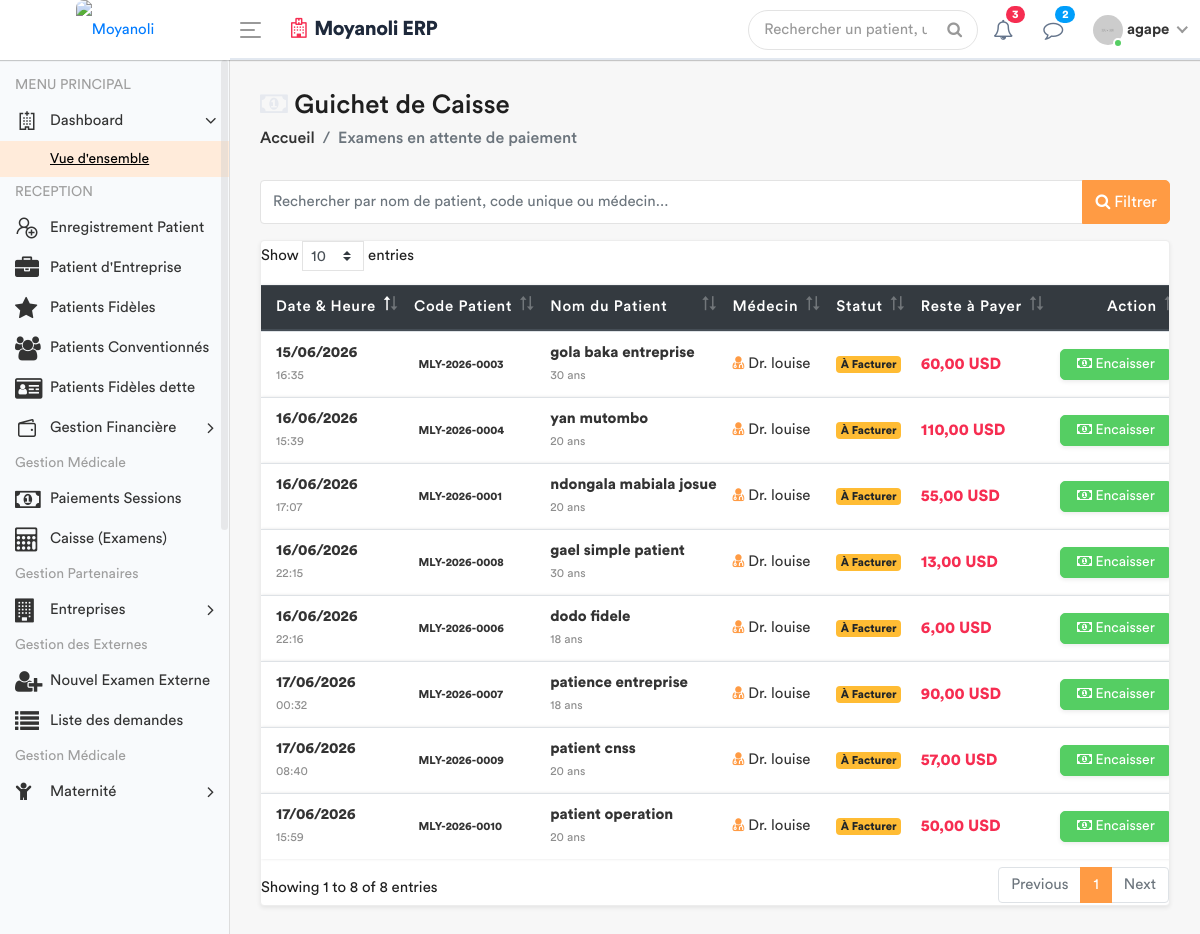
Page /caisse/file-d-attente/ (signed in) on the earlier database version.
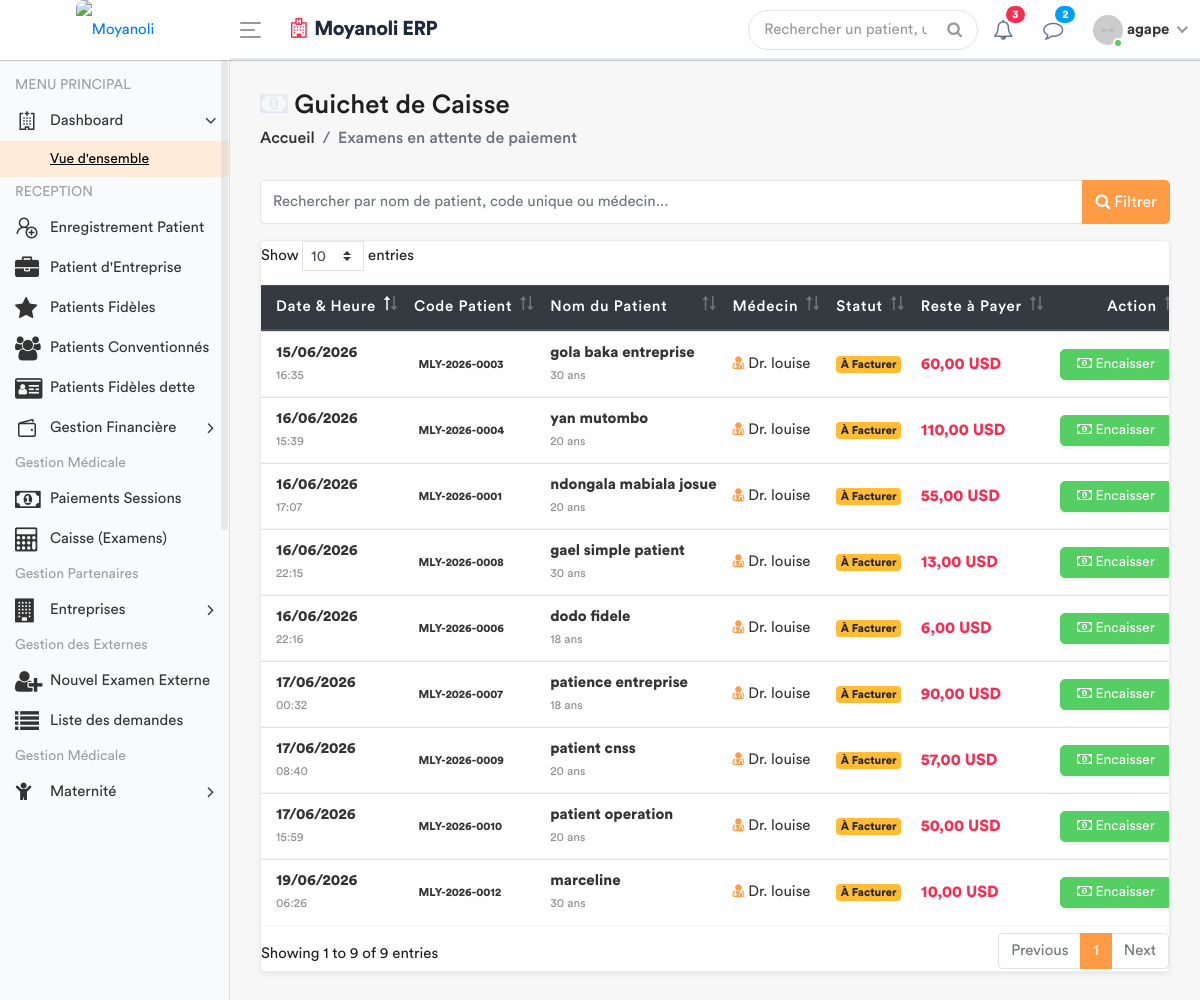
Same page on the later database version.
### apps/models.py (models this page shows, shortened)
class Consultation(models.Model):
    triage = models.OneToOneField(SigneVital, db_index=True, on_delete=models.CASCADE)
    medecin = models.ForeignKey(settings.AUTH_USER_MODEL, on_delete=models.SET_NULL, null=True)
    motif_consultation = models.TextField(verbose_name="Motif")
    histoire_maladie = models.TextField(verbose_name="Histoire de la maladie")
    examen_physique = models.TextField(verbose_name="Examen physique")
    complement_d_anamnese = models.CharField(max_length=200, null=True)
    hypothese_diagnostique = models.TextField(verbose_name="Hypothèse diagnostique")
    date_creation = models.DateTimeField(default=timezone.now)
    consultation_payee = models.BooleanField(default=False, verbose_name="Consultation payée")
    session = models.OneToOneField(SessionSoins, on_delete=models.CASCADE, null=True)

class SigneVital(models.Model):
    patient = models.ForeignKey(Patient, on_delete=models.CASCADE)
    temperature = models.DecimalField(max_digits=4, decimal_places=1)
    poids = models.DecimalField(max_digits=5, decimal_places=2)
    tension_arterielle = models.CharField(max_length=10)
    frequence_cardiaque = models.IntegerField()
    frequence_respiratoire = models.IntegerField(null=True, blank=True)
    saturation_oxygene = models.IntegerField(null=True, blank=True)
    date_prelevement = models.DateTimeField(default=timezone.now)
    infirmier = models.ForeignKey(User, on_delete=models.SET_NULL, null=True)
    est_consulte = models.BooleanField(default=False)
    session = models.ForeignKey(SessionSoins, on_delete=models.CASCADE, related_name='signes_vitaux', null=True)

class Patient(models.Model):
    TYPE_CHOICES = [
        ('SIMPLE', 'Patient Simple'),
        ('FIDELE', 'Patient Fidèle'),
        ('CONVENTIONNE', 'Patient Conventionné'),
    ]
    code_patient = models.CharField(max_length=20, unique=True, editable=False)
    noms = models.CharField(max_length=100)
    service = models.ForeignKey('Service', on_delete=models.PROTECT, related_name='patients', null=True)
    sexe = models.CharField(max_length=1, choices=[('M', 'Masculin'), ('F', 'Féminin')])
    age = models.CharField(max_length=30)
    adresse = models.TextField()
    telephone = models.CharField(max_length=20)
    type_patient = models.CharField(max_length=15, choices=TYPE_CHOICES, default='SIMPLE')
    a_carte_fidelite = models.BooleanField(default=False, verbose_name="Possède carte de fidélité")
    entreprise = models.ForeignKey(
        'Entreprise',
        on_delete=models.SET_NULL,
        null=True,
        blank=True,
        related_name='patients',
        verbose_name="Entreprise (si conventionné)"
    )
    fiche_payee = models.BooleanField(default=False)
    created_by = models.ForeignKey(User, on_delete=models.SET_NULL, null=True, related_name='patients_crees')
    date_creation = models.DateTimeField(auto_now_add=True)
    date_modification = models.DateTimeField(auto_now=True)

### apps/views.py (the view)
# urls.py: path('caisse/file-d-attente/', views.liste_attente_caisse, name='liste_attente_caisse'),
@login_required
def liste_attente_caisse(request):
    consultations_a_payer = Consultation.objects.filter(
        examens__isnull=False
    ).distinct().order_by('-date_creation')
    consultations_a_payer = consultations_a_payer.annotate(
        total_a_payer=Coalesce(
            Sum(F('examens__prestation__prix') * F('examens__quantite')),
            Value(0.00, output_field=DecimalField())
        ),
        total_deja_paye=Coalesce(
            Sum('paiements__montant_verse') + Sum('paiements__montant_reduction'),
            Value(0.00, output_field=DecimalField())
        )
    )
    consultations_a_payer = consultations_a_payer.annotate(
        reste_a_payer=F('total_a_payer') - F('total_deja_paye')
    )
    consultations_a_payer = consultations_a_payer.filter(reste_a_payer__gt=0)
    query = request.GET.get('q')
    if query:
        consultations_a_payer = consultations_a_payer.filter(
            Q(triage__patient__noms__icontains=query) |
            Q(triage__patient__code_patient__icontains=query)
        )
    role = Fonction.objects.filter(userKey=request.user).first()
    fonctionKey = role.fonctionKey.roleName if (role and role.fonctionKey) else None
    context = {
        'consultations': consultations_a_payer,
        'fonctionKey': fonctionKey,
        'query': query
    }
    return render(request, 'back-end/caisse/liste_attente.html', context)

### apps/templates/back-end/caisse/liste_attente.html (shortened to what the changed rows need)
<!DOCTYPE html>
{% load static %}
<html lang="fr">
    <head>
        {% include 'back-end/includes/css.html' %}
    </head>
    <body>
        <div class="main-wrapper">
            <div class="page-wrapper">
                <div class="content container-fluid">
                    <div class="row">
                        <div class="col-md-12">
                            <div class="card shadow-sm">
                                <div class="card-body p-0">
                                    <div class="table-responsive">
                                        <table class="table table-hover custom-table mb-0 datatable">
                                            <thead class="thead-dark">
                                                <tr>
                                                    <th>Date & Heure</th>
                                                    <th>Code Patient</th>
                                                    <th>Nom du Patient</th>
                                                    <th>Médecin</th>
                                                    <th>Statut</th>
                                                    <th>Reste à Payer</th>
                                                    <th class="text-right">Action</th>
                                                </tr>
                                            </thead>
                                            <tbody>
                                                {% for c in consultations %}
                                                <tr>
                                                    <td>
                                                        <strong>{{ c.date_creation|date:"d/m/Y" }}</strong><br>
                                                        <small class="text-muted">{{ c.date_creation|date:"H:i" }}</small>
                                                    </td>
                                                    <td><span class="badge badge-light-info">{{ c.triage.patient.code_patient }}</span></td>
                                                    <td>
                                                        <strong>{{ c.triage.patient.noms }}</strong><br>
                                                        <small class="text-muted">{{ c.triage.patient.age }} ans</small>
                                                    </td>
                                                    <td>
                                                        {% if c.medecin %}
                                                            <i class="fa fa-user-md text-primary"></i> Dr. {{ c.medecin.get_full_name|default:c.medecin.username }}
                                                        {% else %}
                                                            <i class="fa fa-user-md text-muted"></i> <small>Non assigné</small>
                                                        {% endif %}
                                                    </td>
                                                    <td>
                                                        <span class="badge badge-warning">À Facturer</span>
                                                    </td>
                                                    <td>
                                                        <strong class="text-danger" style="font-size: 16px;">
                                                            {{ c.reste_a_payer|floatformat:2 }} USD
                                                        </strong>
                                                    </td>
                                                    <td class="text-right">
                                                        <a href="{% url 'encaisser_examens_prescrits' c.id %}" class="btn btn-sm btn-success px-3 shadow-sm">
                                                            <i class="fa fa-money"></i> Encaisser
                                                        </a>
                                                    </td>
                                                </tr>
                                                {% endfor %}
                                            </tbody>
                                        </table>
                                    </div>
                                </div>
                            </div>
                        </div>
                    </div>
                </div>
            </div>
        </div>
    </body>
</html>

Differences in the rows shown:
added Consultation: date_creation "19/06/2026", date_creation "06:26", triage.patient.code_patient "MLY-2026-0012", triage.patient.noms "marceline", triage.patient.age "30", medecin.get_full_name "louise", reste_a_payer "10,00"
Other differences:
text written by a page script: "Show entries Showing 1 to 8 of 8 entries Previous 1 Next" → "Show entries Showing 1 to 9 of 9 entries Previous 1 Next"
